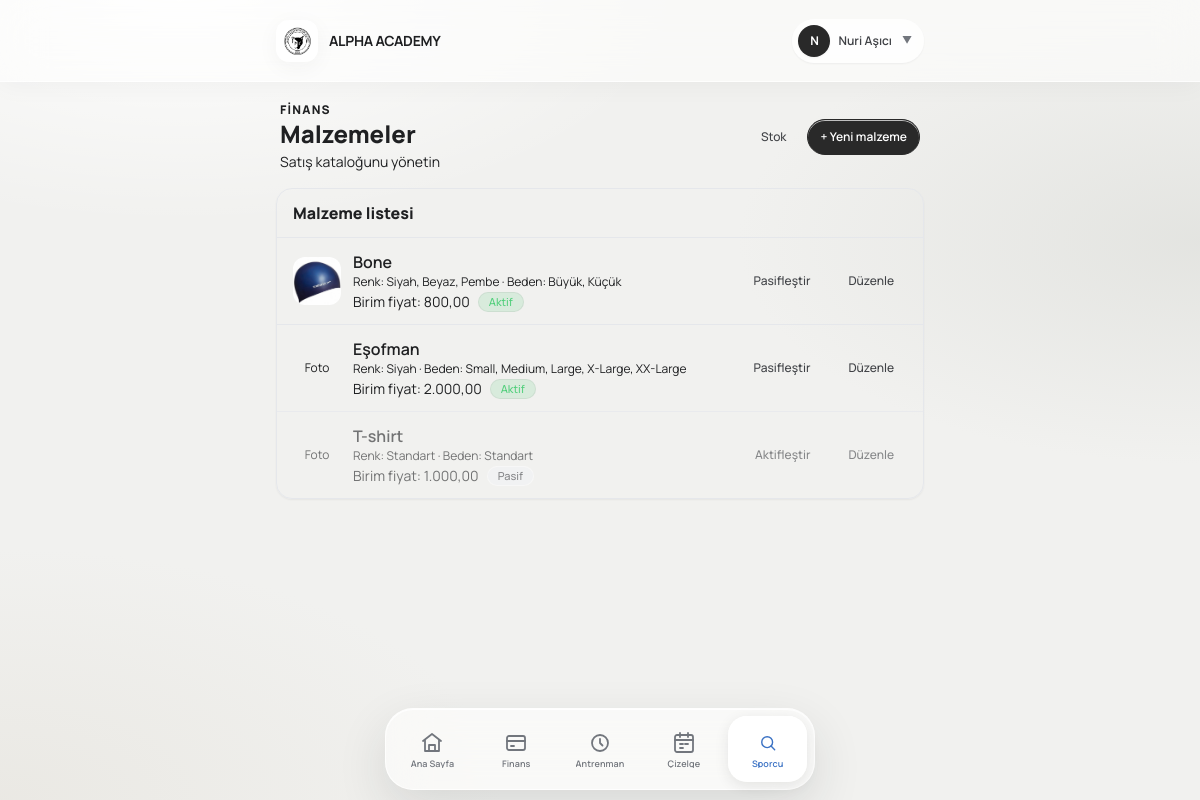
The page /finance/equipment/ (signed in) on the database its author committed.
### users/models.py (models this page shows, shortened)
class User(AbstractUser):
    class Role(models.TextChoices):
        PARENT = 'parent', 'Veli'
        ADMIN = 'admin', 'Yönetici'
        COACH = 'coach', 'Antrenör'
        FINANCE = 'finance', 'Mali İşler'
    email = models.EmailField(unique=True, verbose_name="E-posta Adresi")
    role = models.CharField(
        max_length=20,
        choices=Role.choices,
        default=Role.PARENT,
        verbose_name="Kullanıcı Rolü"
    )
    phone_number = models.CharField(max_length=15, blank=True, null=True, verbose_name="Telefon Numarası")
    tc_identity = models.CharField(max_length=11, blank=True, null=True, verbose_name="T.C. Kimlik No")
    USERNAME_FIELD = 'username'
    REQUIRED_FIELDS = ['email', 'first_name', 'last_name']
    class Meta:
        verbose_name = "Kullanıcı"
        verbose_name_plural = "Kullanıcılar"
    @property
    def is_club_admin(self):
        return self.role == self.Role.ADMIN
    @property
    def is_coach(self):
        return self.role == self.Role.COACH

### finance/models.py (models this page shows, shortened)
class Equipment(models.Model):
    name = models.CharField(max_length=150, verbose_name="Malzeme Türü")
    colors = models.JSONField(default=list, blank=True, verbose_name='Renk seçenekleri')
    sizes = models.JSONField(default=list, blank=True, verbose_name='Beden seçenekleri')
    price = models.IntegerField(verbose_name="Fiyat")
    is_active = models.BooleanField(default=True, verbose_name="Aktif mi?")
    class Meta:
        verbose_name = "Malzeme"
        verbose_name_plural = "Malzemeler"
        ordering = ['name']
    @property
    def display_name(self):
        return self.name
    @property
    def variant_summary(self):
        parts = []
        if self.colors:
            parts.append(f'Renk: {", ".join(self.colors)}')
        if self.sizes:
            parts.append(f'Beden: {", ".join(self.sizes)}')
        return ' · '.join(parts)

class EquipmentImage(models.Model):
    MAX_IMAGE_SIZE = (800, 800)
    JPEG_QUALITY = 72
    equipment = models.ForeignKey(
        Equipment,
        on_delete=models.CASCADE,
        related_name='images',
        verbose_name='Malzeme',
    )
    image = models.ImageField(
        upload_to='equipment_images/',
        verbose_name='Görsel',
    )
    created_at = models.DateTimeField(auto_now_add=True)
    class Meta:
        ordering = ['created_at', 'pk']
        verbose_name = 'Malzeme görseli'
        verbose_name_plural = 'Malzeme görselleri'

### finance/views.py (the view)
# urls.py: path('equipment/', views.equipment_list, name='equipment-list'),
@login_required
def equipment_list(request):
    return render(request, 'finance/equipment_list.html', {
        'equipments': Equipment.objects.prefetch_related('images').all(),
        'form': EquipmentForm(),
    })

### templates/finance/equipment_list.html (shortened to what this page needs)
{% extends "base.html" %}
{% block content %}
    <div class="w-full space-y-4">
        <header class="flex items-center justify-between px-1">
            <div>
                <p class="text-xs font-black uppercase tracking-widest text-primary">Finans</p>
                <h1 class="text-2xl font-black text-base-content">Malzemeler</h1>
                <p class="mt-0.5 text-sm text-base-content/50">Satış kataloğunu yönetin</p>
            </div>
            <div class="flex items-center gap-2">
                <a href="{% url 'equipment-stock' %}"
                   class="btn btn-ghost btn-sm rounded-xl font-bold">Stok</a>
                <a href="{% url 'equipment-create' %}"
                   class="btn btn-primary btn-sm rounded-xl font-bold">+ Yeni malzeme</a>
            </div>
        </header>
        <section class="overflow-hidden rounded-2xl border border-base-300 bg-base-100 shadow-sm">
            <div class="border-b border-base-200 px-4 py-3">
                <h2 class="text-base font-black">Malzeme listesi</h2>
            </div>
            {% if equipments %}
                <div class="divide-y divide-base-200">
                    {% for equipment in equipments %}
                        <div class="flex items-center gap-3 px-4 py-3 {% if not equipment.is_active %}opacity-60{% endif %}">
                            {% with image=equipment.images.first %}
                                {% if image %}
                                    <img src="{{ image.image.url }}"
                                         alt="{{ equipment.name }}"
                                         class="h-12 w-12 shrink-0 rounded-xl object-cover">
                                {% else %}
                                    <div class="grid h-12 w-12 shrink-0 place-items-center rounded-xl bg-base-200 text-xs text-base-content/40">Foto</div>
                                {% endif %}
                            {% endwith %}
                            <div class="min-w-0 flex-1">
                                <p class="truncate text-base font-semibold">{{ equipment.display_name }}</p>
                                {% if equipment.variant_summary %}<p class="truncate text-xs text-base-content/50">{{ equipment.variant_summary }}</p>{% endif %}
                                <div class="mt-0.5 flex items-center gap-2 text-sm text-base-content/50">
                                    <span>Birim fiyat: {{ equipment.price|floatformat:2 }}</span>
                                    {% if equipment.is_active %}
                                        <span class="badge badge-success badge-outline h-5 min-h-0 text-[10px]">Aktif</span>
                                    {% else %}
                                        <span class="badge badge-ghost h-5 min-h-0 text-[10px]">Pasif</span>
                                    {% endif %}
                                </div>
                            </div>
                            <form method="post"
                                  action="{% url 'equipment-toggle-active' equipment.pk %}">
                                <button type="submit"
                                        class="btn btn-ghost btn-sm rounded-lg px-2 text-[10px] font-bold {% if equipment.is_active %}text-warning{% else %}text-success{% endif %}">
                                    {% if equipment.is_active %}Pasifleştir{% else %}Aktifleştir{% endif %}
                                </button>
                            </form>
                            <a href="{% url 'equipment-update' equipment.pk %}"
                               class="btn btn-ghost btn-sm rounded-lg text-xs font-bold">Düzenle</a>
                        </div>
                    {% endfor %}
                </div>
            {% else %}
                <div class="px-4 py-12 text-center text-sm text-base-content/50">Henüz malzeme eklenmemiş.</div>
            {% endif %}
        </section>
    </div>
{% endblock %}

### templates/components/app/topbar.html (shortened to what this page needs)
{% load static %}
<div class="app-topbar">
    <div class="app-topbar-inner">
        <a href="/" class="app-brand hover:opacity-90 transition-opacity">
            <div class="app-brand-logo flex items-center justify-center font-black text-xs text-[var(--ui-primary-text)] bg-[var(--ui-primary)]">
                <img src="/media/logos/new_logo.png" alt="Alpha Academy Logo" class="w-full h-full object-cover" />
            </div>
            <div class="min-w-0">
                <span class="app-brand-name">ALPHA ACADEMY</span>
            </div>
        </a>
        {% if request.user.is_authenticated %}
            <div class="app-topbar-actions relative" id="topbar-user-dropdown-wrapper">
                <button type="button"
                        class="flex items-center gap-2 p-1.5 pr-3 rounded-full bg-white/60 hover:bg-white/90 border border-[var(--ui-border-dark)] backdrop-blur-md shadow-sm transition-all active:scale-[0.98]"
                        onclick="document.getElementById('topbar-user-dropdown').classList.toggle('hidden')">
                    <div class="w-8 h-8 rounded-full bg-[var(--ui-dark)] text-white text-xs font-bold flex items-center justify-center shadow-sm shrink-0">
                        {% if request.user.first_name %}
                            {{ request.user.first_name|first|upper }}
                        {% else %}
                            {{ request.user.username|first|upper }}
                        {% endif %}
                    </div>
                    <span class="hidden sm:inline text-xs font-semibold text-[var(--ui-text-soft)]">
                        {% if request.user.get_full_name %}
                            {{ request.user.get_full_name }}
                        {% else %}
                            {{ request.user.username }}
                        {% endif %}
                    </span>
                    <span class="text-[10px] text-[var(--ui-muted)] ml-0.5">▼</span>
                </button>
            </div>
        {% endif %}
    </div>
</div>

### rows shown on the page
User: user.first_name|first "N", user.get_full_name "Nuri Aşıcı"
Equipment: images.first.image (picture), display_name "Bone", variant_summary "Renk: Siyah, Beyaz, Pembe · Beden: Büyük, Küçük", price "800,00", is_active "Aktif"
Equipment: shows "Foto", display_name "Eşofman", variant_summary "Renk: Siyah · Beden: Small, Medium, Large, X-Large, XX-Large", price "2.000,00", is_active "Aktif"
Equipment: shows "Foto", display_name "T-shirt", variant_summary "Renk: Standart · Beden: Standart", price "1.000,00", is_active "Pasif"
